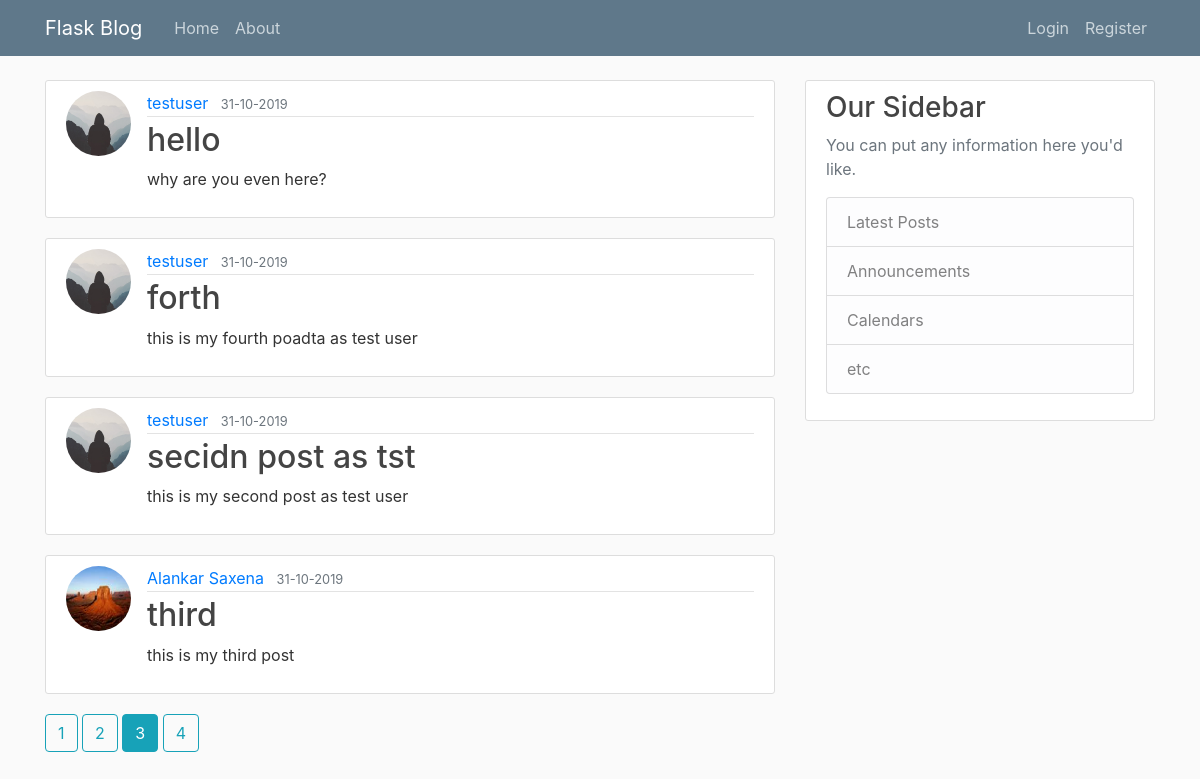
Screenshot of /home?page=3 with the database file from the repository.
### tryflask/models.py (models this page shows, shortened)
class Post(db.Model):
    id = db.Column(db.Integer, primary_key=True)
    title = db.Column(db.String(100), nullable=False)
    date_posted = db.Column(db.DateTime, nullable=False, default=datetime.utcnow)
    content = db.Column(db.Text, nullable=False)
    user_id = db.Column(db.Integer, db.ForeignKey('user.id'), nullable=False)

class User(db.Model, UserMixin):
    id= db.Column(db.Integer, primary_key=True)
    username = db.Column(db.String(20), unique=True, nullable=False)
    email = db.Column(db.String(120), unique=True, nullable=False)
    image_file = db.Column(db.String(20), nullable=False, default="default.jpg")
    password = db.Column(db.String(60), nullable=False)
    posts = db.relationship('Post', backref='author', lazy=True)

### tryflask/routes.py (the view)
@app.route("/")
@app.route("/home")
def home():
    page = request.args.get('page', 1, type=int)
    posts = Post.query.order_by(Post.date_posted.desc()).paginate(page=page, per_page=4)
    return render_template('home.html', posts=posts, title='Home')

### tryflask/templates/home.html
{% extends "layout.html" %}
{% block content %}
{% for post in posts.items %}
<article class="media content-section">
    <img class="rounded-circle article-img" src="{{ url_for('static', filename='profile_pics/'+ post.author.image_file) }}">
    <div class="media-body">
        <div class="article-metadata">
            <a class="mr-2" href="{{ url_for('user_posts', username=post.author.username) }}">{{ post.author.username }}</a>
            <small class="text-muted">{{ post.date_posted.strftime('%d-%m-%Y') }}</small>
        </div>
        <h2><a class="article-title" href="{{ url_for('post', post_id=post.id) }}">{{ post.title }}</a></h2>
        <p class="article-content">{{ post.content }}</p>
    </div>
</article>
{% endfor %}
{% for page_num in posts.iter_pages(left_edge=1, right_edge=1, left_current=1, right_current=2) %}
    {% if page_num %}
        {% if posts.page == page_num %}
            <a class="btn btn-info mb-4" href="{{ url_for('home', page=page_num) }}">{{ page_num }}</a>
        {% else %}
            <a class="btn btn-outline-info mb-4" href="{{ url_for('home', page=page_num) }}">{{ page_num }}</a>
        {% endif %}
    {% else %}
        ...
    {% endif %}
{% endfor %}
{% endblock content %}

### tryflask/static/main.css (style rules this page uses)
body { background: #fafafa; color: #333333; margin-top: 5rem; }
h1, h2, h3, h4, h5, h6 { color: #444444; }
.content-section { background: #ffffff; padding: 10px 20px; border: 1px solid #dddddd; border-radius: 3px; margin-bottom: 20px; }
.article-title { color: #444444; }
.article-content { white-space: pre-line; }
.article-img { height: 65px; width: 65px; margin-right: 16px; }
.article-metadata { padding-bottom: 1px; margin-bottom: 4px; border-bottom: 1px solid #e3e3e3 }

### rows the page displays
Post: image_file (placeholder picture), author.username "testuser", date_posted "31-10-2019", title "hello", content "why are you even here?"
Post: image_file (placeholder picture), author.username "testuser", date_posted "31-10-2019", title "forth", content "this is my fourth poadta as test user"
Post: image_file (placeholder picture), author.username "testuser", date_posted "31-10-2019", title "secidn post as tst", content "this is my second post as test user"
Post: image_file (picture), author.username "Alankar Saxena", date_posted "31-10-2019", title "third", content "this is my third post"

### other values shown
{{ page_num }} "1" "2" "4"
{{ page_num }} "3"
